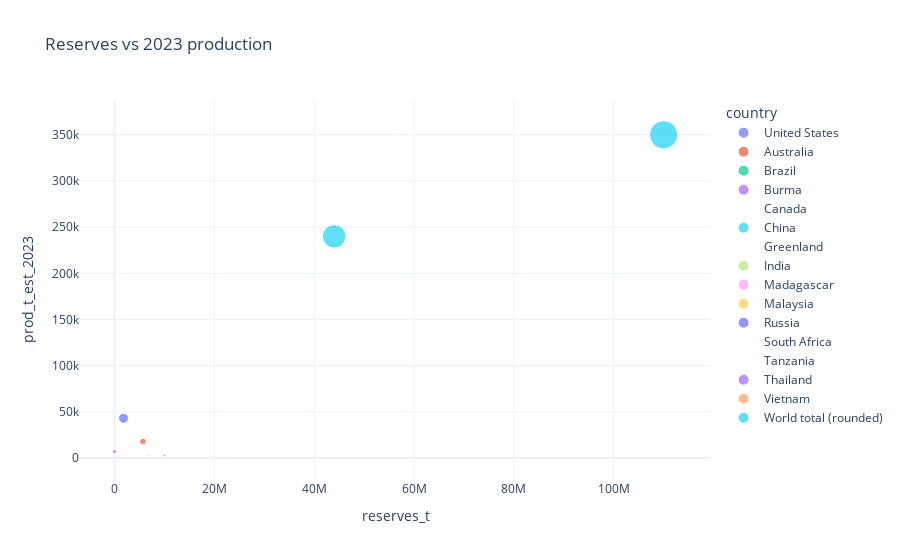

The cell this chart's notebook holds for it:
### Code cell
# comparison of productio and reserves
fig_res = px.scatter(df, x='reserves_t', y='prod_t_est_2023', size='prod_t_est_2023', color='country', title='Reserves vs 2023 production', hover_name='country')
fig_res.write_image('REE_prod_reserves.PNG', width=1000, height=600, scale=2)
fig_res.show()

### Figure 1 — Plotly figure (JSON) as saved in the notebook; plotly's stock layout.template omitted (floating-point values rounded to 4 significant figures)
{"data": [{"hovertemplate": "<b>%{hovertext}</b><br><br>country=United States<br>reserves_t=%{x}<br>prod_t_est_2023=%{marker.size}<extra></extra>", "hovertext": ["United States"], "legendgroup": "United States", "marker": {"color": "#636efa", "size": [43000.0], "sizemode": "area", "sizeref": 875, "symbol": "circle"}, "mode": "markers", "name": "United States", "orientation": "v", "showlegend": true, "type": "scatter", "x": [1800000.0], "xaxis": "x", "y": [43000.0], "yaxis": "y"}, {"hovertemplate": "<b>%{hovertext}</b><br><br>country=Australia<br>reserves_t=%{x}<br>prod_t_est_2023=%{marker.size}<extra></extra>", "hovertext": ["Australia"], "legendgroup": "Australia", "marker": {"color": "#EF553B", "size": [18000.0], "sizemode": "area", "sizeref": 875, "symbol": "circle"}, "mode": "markers", "name": "Australia", "orientation": "v", "showlegend": true, "type": "scatter", "x": [5700000.0], "xaxis": "x", "y": [18000.0], "yaxis": "y"}, {"hovertemplate": "<b>%{hovertext}</b><br><br>country=Brazil<br>reserves_t=%{x}<br>prod_t_est_2023=%{marker.size}<extra></extra>", "hovertext": ["Brazil"], "legendgroup": "Brazil", "marker": {"color": "#00cc96", "size": [80.0], "sizemode": "area", "sizeref": 875, "symbol": "circle"}, "mode": "markers", "name": "Brazil", "orientation": "v", "showlegend": true, "type": "scatter", "x": [21000000.0], "xaxis": "x", "y": [80.0], "yaxis": "y"}, {"hovertemplate": "<b>%{hovertext}</b><br><br>country=Burma<br>reserves_t=%{x}<br>prod_t_est_2023=%{marker.size}<extra></extra>", "hovertext": ["Burma"], "legendgroup": "Burma", "marker": {"color": "#ab63fa", "size": [38000.0], "sizemode": "area", "sizeref": 875, "symbol": "circle"}, "mode": "markers", "name": "Burma", "orientation": "v", "showlegend": true, "type": "scatter", "x": [NaN], "xaxis": "x", "y": [38000.0], "yaxis": "y"}, {"hovertemplate": "<b>%{hovertext}</b><br><br>country=Canada<br>reserves_t=%{x}<br>prod_t_est_2023=%{marker.size}<extra></extra>", "hovertext": ["Canada"], "legendgroup": "Canada", "marker": {"color": "#FFA15A", "size": [0.0], "sizemode": "area", "sizeref": 875, "symbol": "circle"}, "mode": "markers", "name": "Canada", "orientation": "v", "showlegend": true, "type": "scatter", "x": [830000.0], "xaxis": "x", "y": [0.0], "yaxis": "y"}, {"hovertemplate": "<b>%{hovertext}</b><br><br>country=China<br>reserves_t=%{x}<br>prod_t_est_2023=%{marker.size}<extra></extra>", "hovertext": ["China"], "legendgroup": "China", "marker": {"color": "#19d3f3", "size": [240000.0], "sizemode": "area", "sizeref": 875, "symbol": "circle"}, "mode": "markers", "name": "China", "orientation": "v", "showlegend": true, "type": "scatter", "x": [44000000.0], "xaxis": "x", "y": [240000.0], "yaxis": "y"}, {"hovertemplate": "<b>%{hovertext}</b><br><br>country=Greenland<br>reserves_t=%{x}<br>prod_t_est_2023=%{marker.size}<extra></extra>", "hovertext": ["Greenland"], "legendgroup": "Greenland", "marker": {"color": "#FF6692", "size": [0.0], "sizemode": "area", "sizeref": 875, "symbol": "circle"}, "mode": "markers", "name": "Greenland", "orientation": "v", "showlegend": true, "type": "scatter", "x": [1500000.0], "xaxis": "x", "y": [0.0], "yaxis": "y"}, {"hovertemplate": "<b>%{hovertext}</b><br><br>country=India<br>reserves_t=%{x}<br>prod_t_est_2023=%{marker.size}<extra></extra>", "hovertext": ["India"], "legendgroup": "India", "marker": {"color": "#B6E880", "size": [2900.0], "sizemode": "area", "sizeref": 875, "symbol": "circle"}, "mode": "markers", "name": "India", "orientation": "v", "showlegend": true, "type": "scatter", "x": [6900000.0], "xaxis": "x", "y": [2900.0], "yaxis": "y"}, {"hovertemplate": "<b>%{hovertext}</b><br><br>country=Madagascar<br>reserves_t=%{x}<br>prod_t_est_2023=%{marker.size}<extra></extra>", "hovertext": ["Madagascar"], "legendgroup": "Madagascar", "marker": {"color": "#FF97FF", "size": [960.0], "sizemode": "area", "sizeref": 875, "symbol": "circle"}, "mode": "markers", "name": "Madagascar", "orientation": "v", "showlegend": true, "type": "scatter", "x": [NaN], "xaxis": "x", "y": [960.0], "yaxis": "y"}, {"hovertemplate": "<b>%{hovertext}</b><br><br>country=Malaysia<br>reserves_t=%{x}<br>prod_t_est_2023=%{marker.size}<extra></extra>", "hovertext": ["Malaysia"], "legendgroup": "Malaysia", "marker": {"color": "#FECB52", "size": [80.0], "sizemode": "area", "sizeref": 875, "symbol": "circle"}, "mode": "markers", "name": "Malaysia", "orientation": "v", "showlegend": true, "type": "scatter", "x": [NaN], "xaxis": "x", "y": [80.0], "yaxis": "y"}, {"hovertemplate": "<b>%{hovertext}</b><br><br>country=Russia<br>reserves_t=%{x}<br>prod_t_est_2023=%{marker.size}<extra></extra>", "hovertext": ["Russia"], "legendgroup": "Russia", "marker": {"color": "#636efa", "size": [2600.0], "sizemode": "area", "sizeref": 875, "symbol": "circle"}, "mode": "markers", "name": "Russia", "orientation": "v", "showlegend": true, "type": "scatter", "x": [10000000.0], "xaxis": "x", "y": [2600.0], "yaxis": "y"}, {"hovertemplate": "<b>%{hovertext}</b><br><br>country=South Africa<br>reserves_t=%{x}<br>prod_t_est_2023=%{marker.size}<extra></extra>", "hovertext": ["South Africa"], "legendgroup": "South Africa", "marker": {"color": "#EF553B", "size": [0.0], "sizemode": "area", "sizeref": 875, "symbol": "circle"}, "mode": "markers", "name": "South Africa", "orientation": "v", "showlegend": true, "type": "scatter", "x": [790000.0], "xaxis": "x", "y": [0.0], "yaxis": "y"}, {"hovertemplate": "<b>%{hovertext}</b><br><br>country=Tanzania<br>reserves_t=%{x}<br>prod_t_est_2023=%{marker.size}<extra></extra>", "hovertext": ["Tanzania"], "legendgroup": "Tanzania", "marker": {"color": "#00cc96", "size": [0.0], "sizemode": "area", "sizeref": 875, "symbol": "circle"}, "mode": "markers", "name": "Tanzania", "orientation": "v", "showlegend": true, "type": "scatter", "x": [890000.0], "xaxis": "x", "y": [0.0], "yaxis": "y"}, {"hovertemplate": "<b>%{hovertext}</b><br><br>country=Thailand<br>reserves_t=%{x}<br>prod_t_est_2023=%{marker.size}<extra></extra>", "hovertext": ["Thailand"], "legendgroup": "Thailand", "marker": {"color": "#ab63fa", "size": [7100.0], "sizemode": "area", "sizeref": 875, "symbol": "circle"}, "mode": "markers", "name": "Thailand", "orientation": "v", "showlegend": true, "type": "scatter", "x": [4500.0], "xaxis": "x", "y": [7100.0], "yaxis": "y"}, {"hovertemplate": "<b>%{hovertext}</b><br><br>country=Vietnam<br>reserves_t=%{x}<br>prod_t_est_2023=%{marker.size}<extra></extra>", "hovertext": ["Vietnam"], "legendgroup": "Vietnam", "marker": {"color": "#FFA15A", "size": [600.0], "sizemode": "area", "sizeref": 875, "symbol": "circle"}, "mode": "markers", "name": "Vietnam", "orientation": "v", "showlegend": true, "type": "scatter", "x": [22000000.0], "xaxis": "x", "y": [600.0], "yaxis": "y"}, {"hovertemplate": "<b>%{hovertext}</b><br><br>country=World total (rounded)<br>reserves_t=%{x}<br>prod_t_est_2023=%{marker.size}<extra></extra>", "hovertext": ["World total (rounded)"], "legendgroup": "World total (rounded)", "marker": {"color": "#19d3f3", "size": [350000.0], "sizemode": "area", "sizeref": 875, "symbol": "circle"}, "mode": "markers", "name": "World total (rounded)", "orientation": "v", "showlegend": true, "type": "scatter", "x": [110000000.0], "xaxis": "x", "y": [350000.0], "yaxis": "y"}], "layout": {"legend": {"itemsizing": "constant", "title": {"text": "country"}, "tracegroupgap": 0}, "title": {"text": "Reserves vs 2023 production"}, "xaxis": {"anchor": "y", "domain": [0, 1], "title": {"text": "reserves_t"}}, "yaxis": {"anchor": "x", "domain": [0, 1], "title": {"text": "prod_t_est_2023"}}}}
